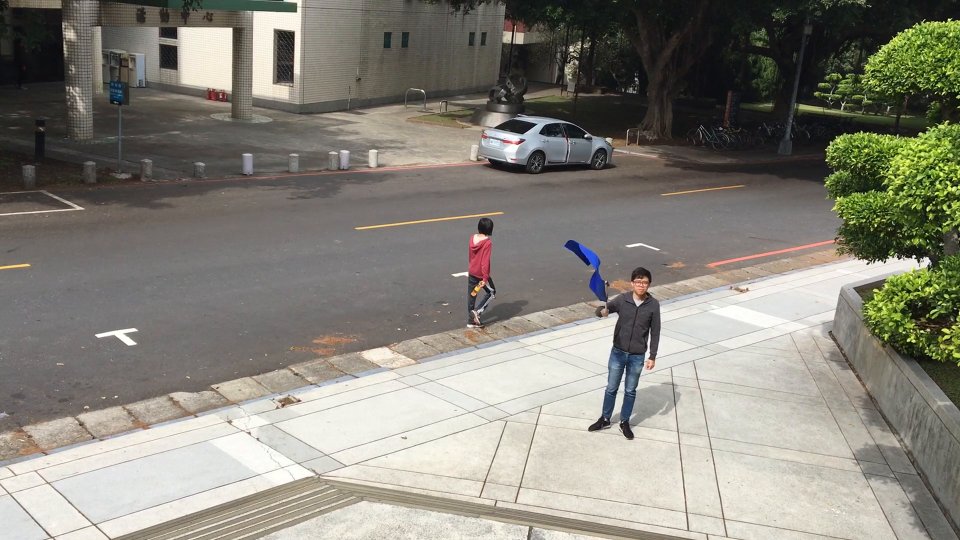
#> input picture core-docker-images/misc/out1.png, 1920 x 1080 px, found by its file name (shown at 1/2 size)
$ python sample_cvout_in_docker.py
#> lines starting #> are read from the running program, lines starting #| are printed output that depends on the picture
# source: https://zhuanlan.zhihu.com/p/144382732

import cv2
while True:
  im = cv2.imread("/app/misc/out1.png")
#> im is the input picture: shape (1080, 1920, 3); mean B, G, R 122.1, 131.8, 134.7
  im = cv2.resize(im, (256, 256))
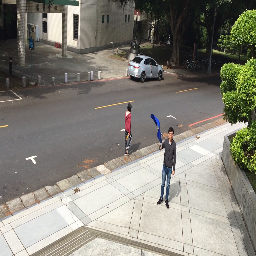
#> im: shape (256, 256, 3); mean B, G, R 122, 131.7, 134.6
  cv2.imshow("GoCoding", im)
  key = cv2.waitKey(10) & 0xFF
#> (key q is pressed here)
  if key == 27 or key == ord('q'):
    break
